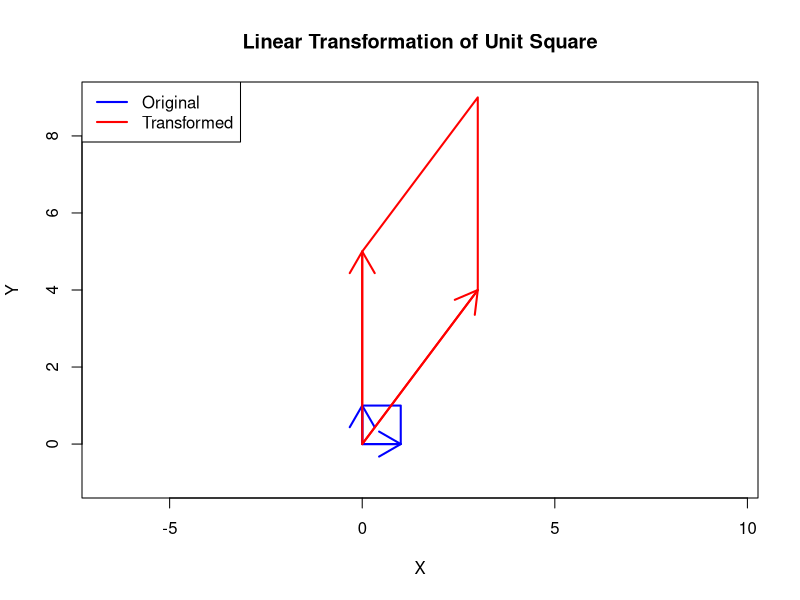
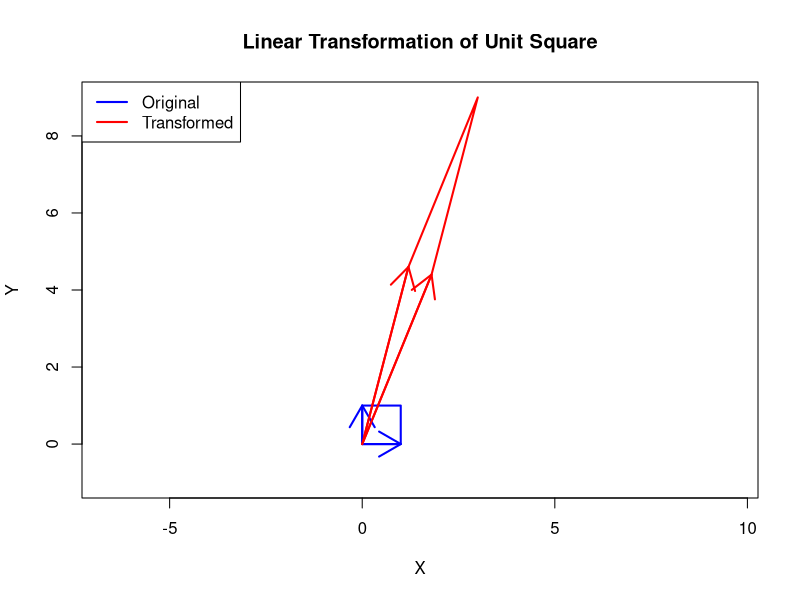

Source code (R) for these figures, in order: (Note: this script raises an error after producing the figures.)
# Exercise 1
x <- seq(2, 20, by=2)
x %*% t(x)
t(x) %*% x
rev(x)
sum(x)
length(x)

# Exercise 2
A = matrix(c(2,1,1,3,1,1,-2,2,-1), nrow=3)
det(A)
sum(diag(A))
A^2
A%*%A
A*A
A %*% diag(A)
a = A[, 3]
b = A[2, ]
a %*% b
a %*% t(b)
round(sum(eigen(A)$values), 5) == round(sum(diag(A)), 5)
round(prod(eigen(A)$values), 5) == round(det(A), 5)
eigen(A%*%t(A)) # The eigenvalues are orthonormal, and all are greater than or equal to 0 (the matrix is positiv semidefinite)
svd(A)
svd_A <- svd(A)
U <- svd_A$u
D <- diag(svd_A$d)
V <- svd_A$v
rank1 <-  D[1,1] * U[, 1] %*% t(V[, 1])
rank2 <-  D[2,2] * U[, 2] %*% t(V[, 2])
rank3 <-  D[3,3] * U[, 3] %*% t(V[, 3])
rank1 + rank2 + rank3
rank(rank1)
rank(rank2)
rank(rank3)

# Exercise 3
B = matrix(c(2, 0, 1, 3, -1, 0, 1, 2, 1), nrow=3)
sum(diag(B))
det(B)
eigen(B)
round(sum(eigen(B)$values), 5) == round(sum(diag(B)), 5)
round(prod(eigen(B)$values), 5) == round(det(B), 5)

# Exercise 4
X = matrix(c(3, 4, 0, 5), nrow=2)
Y = matrix(c(1.8, 4.4, 1.2, 4.6), nrow=2)

plot_linear_transformation <- function(A) {
  if (!all(dim(A) == c(2, 2))) {
    stop("Matrix A must be 2x2.")
  }
  
  square <- matrix(c(0, 0,
                     1, 0,
                     1, 1,
                     0, 1,
                     0, 0), ncol = 2, byrow = TRUE)
  
  transformed_square <- t(A %*% t(square))
  
  e1 <- c(1, 0)
  e2 <- c(0, 1)
  Te1 <- A %*% e1
  Te2 <- A %*% e2
  
  plot(NULL, xlim = c(-1, max(4, transformed_square[,1])),
       ylim = c(-1, max(4, transformed_square[,2])),
       xlab = "X", ylab = "Y", asp = 1,
       main = "Linear Transformation of Unit Square")
  
  lines(square[,1], square[,2], col = "blue", lwd = 2)
  lines(transformed_square[,1], transformed_square[,2], col = "red", lwd = 2)
  
  arrows(0, 0, e1[1], e1[2], col = "blue", lwd = 2)
  arrows(0, 0, e2[1], e2[2], col = "blue", lwd = 2)
  
  arrows(0, 0, Te1[1], Te1[2], col = "red", lwd = 2)
  arrows(0, 0, Te2[1], Te2[2], col = "red", lwd = 2)
  
  legend("topleft", legend = c("Original", "Transformed"),
         col = c("blue", "red"), lwd = 2)
}

plot_linear_transformation(X)
plot_linear_transformation(Y)

svd_X = svd(X)
svd_Y = svd(Y)
X_rank1 <-  svd_X$d[1] * svd_X$u[, 1] %*% t(svd_X$v[, 1])
Y_rank1 <-  svd_Y$d[1] * svd_Y$u[, 1] %*% t(svd_Y$v[, 1])
X - X_rank1
Y - Y_rank1

# Exercise 5
C = matrix(c(3,5,5,9,1,9,3,7,4,2,5,9,1,6,8,3), nrow=4)
svd_C = svd(C)
C_rank1 <-  svd_C$d[1] * svd_C$u[, 1] %*% t(svd_C$v[, 1])
C_rank2 <-  svd_C$d[2] * svd_C$u[, 2] %*% t(svd_C$v[, 2])
C_rank3 <-  svd_C$d[3] * svd_C$u[, 3] %*% t(svd_C$v[, 3])
C_rank4 <-  svd_C$d[4] * svd_C$u[, 4] %*% t(svd_C$v[, 4])
all.equal(C, C_rank1 + C_rank2 + C_rank3 + C_rank4)

# Exercise 6
Y = rbind(A, rep(1, 3))
svd(Y)

library(MASS)
ginv(Y)
ginv_y = ginv(Y)
all.equal(Y %*% ginv_y %*% Y, Y, tolerance=1e-8)
all.equal(t(Y %*% ginv_y), Y %*% ginv_y, tolerance=1e-8)
all.equal(ginv_y %*% Y %*% ginv_y, ginv_y, tolerance=1e-8)
all.equal(t(ginv_y %*% Y), ginv_y %*% Y, tolerance=1e-8)

# D) -> orthonormal projection
all.equal(orth(Y) %*% t(orth(Y)), Y%*%solve(t(Y)%*%Y)%*%t(Y)) # Orthonormal projection

### E) -> Gram Schmidt
library(pracma)
Q = gramSchmidt(Y)$Q

proj = function(x)(x%*%solve(t(x)%*%x)%*%t(x))
projM = function(x)(x%*%ginv(t(x)%*%x)%*%t(x))
Y %*% projM(t(Y))

x1 <- Y[,1]
x2 <- Y[,2]
x3 <- Y[,3]
v1 <- x1/sqrt(sum(x1^2))
v2 <- x2 - proj(v1)%*%x2
v2 <- v2/sqrt(sum(v2^2))
v3 <- x3 - proj(v1)%*%x3 - proj(v2)%*%x3
v3 <- v3/sqrt(sum(v3^2))
proj(Y) %*% Y
newQ <- cbind(v1, v2, v3)

proj_gSch <- function(u, v) {
  (sum(u * v) / sum(u * u)) * u
}

gram_schmidt <- function(Y) {
  n <- ncol(Y)
  m <- nrow(Y)
  Q <- matrix(0, nrow = m, ncol = n)
  
  for (i in 1:n) {
    vi <- Y[, i]
    
    if (i > 1) {
      for (j in 1:(i - 1)) {
        vi <- vi - proj_gSch(Q[, j], Y[, i])
      }
    }
    
    norm_vi <- sqrt(sum(vi^2))
    if (norm_vi < 1e-10) stop("Linearly dependent or zero vector detected.")
    
    Q[, i] <- vi / norm_vi
  }
  
  return(Q)
}

gram_schmidt(Y)

## F) -> Projection into column space
PY <- Y %*% solve(t(Y) %*% Y) %*% t(Y)
PY %*% Y[,1]
PY %*% Y[,2]
PY %*% Y[,3]
round(PY %*% Y, 5) == round(Y, 5)

## G) H) -> Row space
# Transpose Y so that rows become columns
PY_row <- t(Y) %*% ginv(Y %*% t(Y)) %*% Y
Y_rows <- t(Y)
round(PY_row %*% Y_rows, 5) == round(Y_rows, 5)
